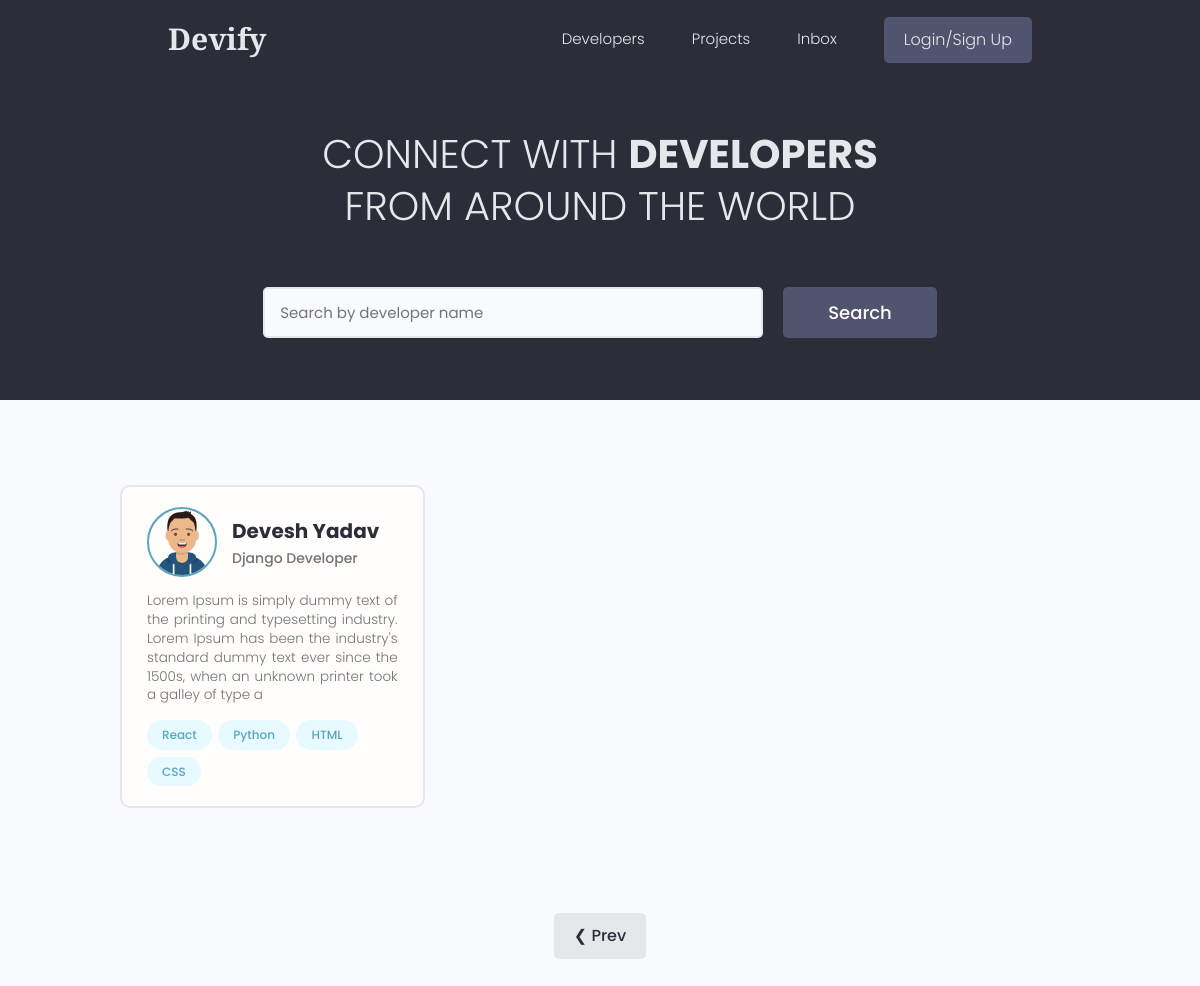
Page /?page=2 on the earlier database version.
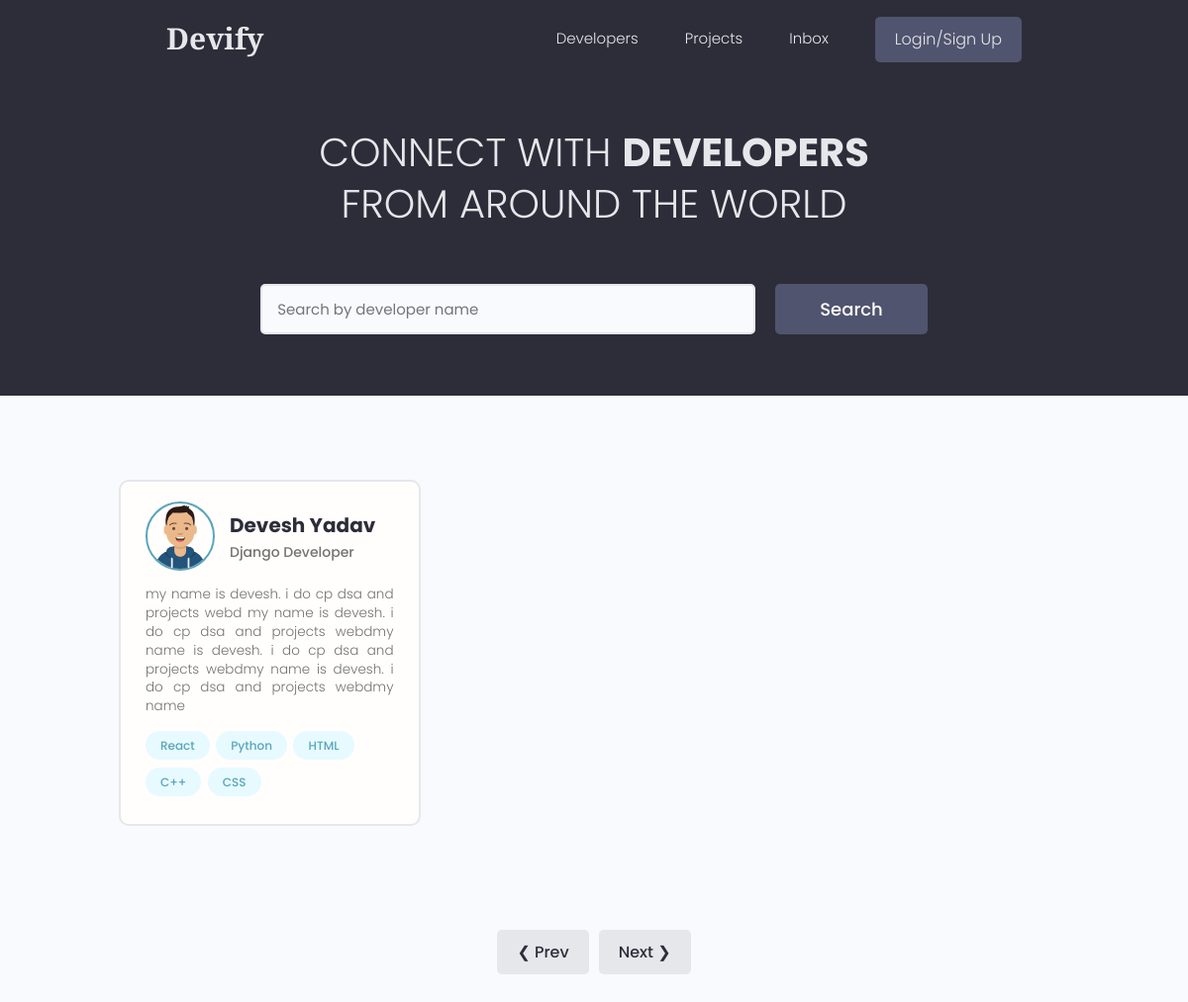
Same page on the later database version.
### users/models.py (models this page shows, shortened)
class Profile(models.Model):
    user = models.OneToOneField(User, on_delete=models.CASCADE , null=True, blank=True)
    name = models.CharField(max_length=200, blank=True, null=True)
    email = models.EmailField(max_length=500,blank=True,null=True)
    username = models.CharField(max_length=200, blank=True, null=True)
    location = models.CharField(max_length=200, blank=True, null=True)
    short_intro = models.CharField(max_length=2000,blank=True,null=True)
    bio = models.TextField(blank=True, null=True)
    profile_image = models.ImageField(blank=True, null=True, upload_to = 'profiles/',default='profiles/user-default.png')
    social_github = models.CharField(max_length=200, blank=True, null=True)
    social_twitter = models.CharField(max_length=200, blank=True, null=True)
    social_linkedin = models.CharField(max_length=200, blank=True, null=True)
    social_youtube = models.CharField(max_length=200, blank=True, null=True)
    social_website = models.CharField(max_length=200, blank=True, null=True)
    created = models.DateTimeField(auto_now_add=True)
    id = models.UUIDField(default=uuid.uuid4, unique=True , primary_key=True, editable=False)

class Skill(models.Model):
    owner = models.ForeignKey(Profile,on_delete=models.CASCADE , null=True, blank=True )
    name = models.CharField(max_length=200, blank=True, null=True)
    description = models.CharField(max_length=1000,blank=True, null=True)
    created = models.DateTimeField(auto_now_add=True)
    id = models.UUIDField(default=uuid.uuid4, unique=True , primary_key=True, editable=False)
    def __str__(self):
        return str(self.name)

### users/views.py (the view)
# urls.py: path('',views.profiles,name="profiles"),
def profiles(request):
    profiles,search_query = searchProfiles(request)
    custom_range,profiles = paginateprofiles(request,profiles,1)
    context = {'profiles':profiles,'search_query':search_query}
    return render(request,'users/profiles.html',context)

### users/utils.py (called while the page is built)
def paginateprofiles(request,profiles,results):
    page = request.GET.get('page')
    paginator = Paginator(profiles,results)
    try :
        profiles = paginator.page(page)
    except PageNotAnInteger:
        page = 1
        profiles = paginator.page(page)
    except EmptyPage:
        page = paginator.num_pages
        profiles = paginator.page(page)
    leftIndex = (int(page)-4)
    if leftIndex < 1:
        leftIndex = 1
    rightIndex = (int(page)+5)
    if rightIndex > paginator.num_pages:
        rightIndex = paginator.num_pages + 1
    custom_range = range(leftIndex,rightIndex)
    return custom_range, profiles

def searchProfiles(request):
    search_query = ''
    if request.GET.get('search_query'):
        search_query = request.GET.get('search_query')
    skills = Skill.objects.filter(name__icontains = search_query)
    profiles = Profile.objects.distinct().filter(
        Q(name__icontains=search_query) |
        Q(short_intro__icontains=search_query) |
        Q(skill__in=skills)
    )
    return profiles,search_query

### users/templates/users/profiles.html (shortened to what this page needs)
{% extends 'main.html' %}
{% block content %}
<main class="home">
    <section class="hero-section text-center">
        <div class="container container--narrow">
            <div class="hero-section__box">
                <h2>CONNECT WITH <span>DEVELOPERS</span></h2>
                <h2>FROM AROUND THE WORLD</h2>
            </div>
            <div class="hero-section__search">
                <form class="form" action="{% url 'profiles' %}" method="get">
                    <div class="form__field">
                        <input class="input input--text" id="formInput#search" type="text" name="search_query"
                            value="{{search_query}}" placeholder="Search by developer name" />
                    </div>
                    <input class="btn btn--sub btn--lg" type="submit" value="Search" />
                </form>
            </div>
        </div>
    </section>
    <section class="devlist">
        <div class="container">
            <div class="grid grid--three">
                {% for profile in profiles %}
                <div class="column card">
                    <div class="dev">
                        <a href="{% url 'user-profile' profile.id %}" class="card__body">
                            <div class="dev__profile">
                                <img class="avatar avatar--md" src="{{profile.profile_image.url}}" alt="image" />
                                <div class="dev__meta">
                                    <h3>{{profile.name}}</h3>
                                    <h5>{{profile.short_intro|slice:"50"}}</h5>
                                </div>
                            </div>
                            <p class="dev__info">{{profile.bio|slice:"200"}}</p>
                            <div class="dev__skills">
                                {% for skill in profile.skill_set.all|slice:"5" %}
                                <span class="tag tag--pill tag--main">
                                    <small>{{skill}}</small>
                                </span>
                                {% endfor %}
                            </div>
                        </a>
                    </div>
                </div>
                {% endfor %}
            </div>
        </div>
    </section>
    {% include 'pagination.html' with queryset=profiles custom_range=custom_range %}
</main>
{% endblock %}

Differences in the rows shown:
changed Profile "Devesh Yadav": bio "Lorem Ipsum is simply dummy text of the printing and typesetting industry. Lorem Ipsum has been the industry's standard dummy text ever since the 1500s, when an unknown printer took a galley of type a" → "my name is devesh. i do cp dsa and projects webd my name is devesh. i do cp dsa and projects webdmy name is devesh. i do cp dsa and projects webdmy name is devesh. i do cp dsa and projects webdmy name"
added Skill: name "C++"
Other differences:
text now shown: "Next ❯"
